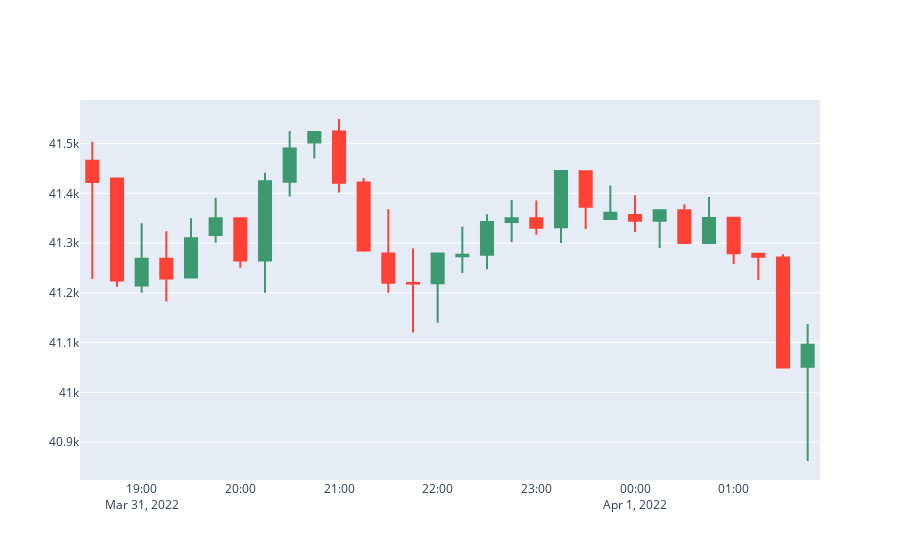

Source (notebook cell):
### Code cell
# Fifteen minute candlestick plot
fifteenMinDF = getOfflinePrices().tail(30)
fig = figure_factory.create_candlestick(fifteenMinDF.open, fifteenMinDF.high, fifteenMinDF.low, fifteenMinDF.close, dates=fifteenMinDF.dateTime)
fig.show()
